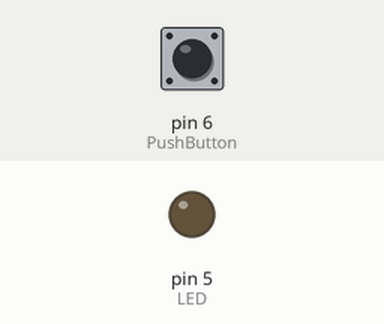
Recording of a sketch running on a simulated Arduino Uno, built with avr-gcc and run on an emulated ATmega328P. On the bench: output pins drawn as LEDs (lit = HIGH). The test bench sets the inputs (shaded band); at power-on: pin 6 (PushButton) HIGH.

Above: at 1.2 s.
1.3 s: pin 6 (PushButton) pulled LOW for 0.15 s
At 2.4 s:
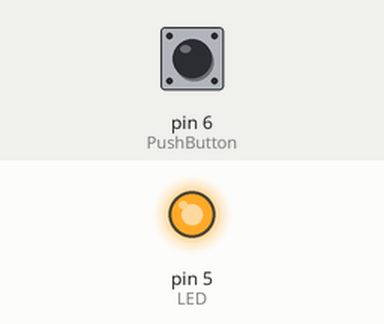
Timing chart, 0 to 12.8 s (numbered marks = the images above; inputs shaded):
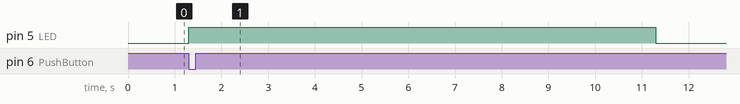

The sketch:

LED_-_Push_Button_Control___Delay_10s.ino
```cpp
int LED = 5;
int PushButton = 6;

void setup() {
  pinMode(LED, OUTPUT);
  pinMode(PushButton, INPUT_PULLUP);
  digitalWrite(LED, LOW);
}
void loop() {
if(digitalRead(PushButton) == LOW){
  digitalWrite(LED, HIGH);
delay(10000);
digitalWrite(LED, LOW);
}
}
```

Measured:
- after the input at 1.3 s, pin 5 (LED): LOW → HIGH at once, → LOW 10.0 s later
